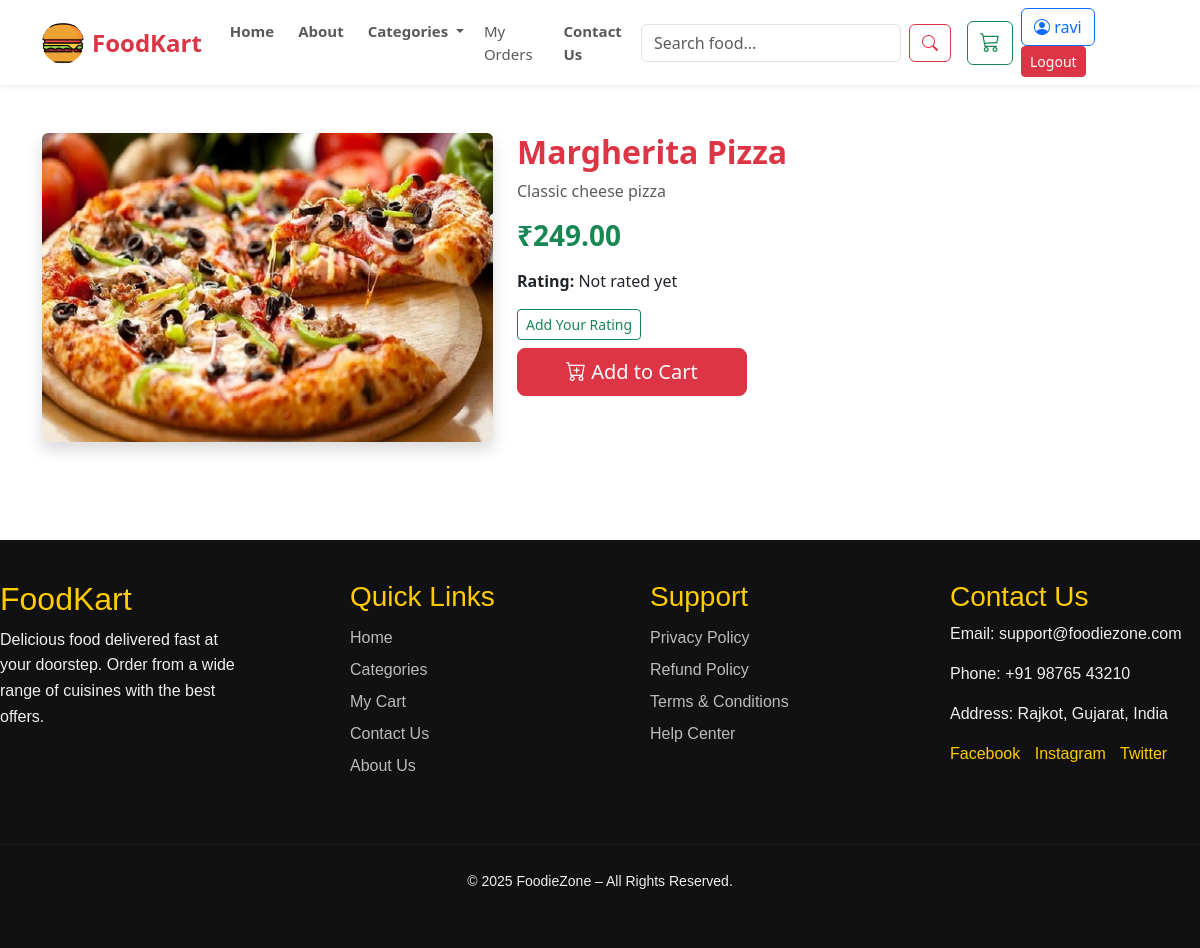
The page /public/food.php?id=1 (signed in) on the database its author committed.
### tables this page shows
CREATE TABLE `food_items` (
  `id` int(11) NOT NULL,
  `category_id` int(11) DEFAULT NULL,
  `name` varchar(100) DEFAULT NULL,
  `description` text DEFAULT NULL,
  `price` decimal(10,2) DEFAULT NULL,
  `image` varchar(255) DEFAULT NULL,
  `available` tinyint(1) DEFAULT 1
);

### public/food.php (the view, shortened to what this page needs)
<?php
include('layout.php');
$food_id = intval($_GET['id']);
$food = $conn->query("SELECT * FROM food_items WHERE id=$food_id")->fetch_assoc();
?>
<div class="row py-4">
    <div class="col-md-5">
        <img src="/food_order_system/uploads/<?php echo $food['image']; ?>"
            class="img-fluid rounded shadow">
    </div>
    <div class="col-md-7">
        <h2 class="fw-bold text-danger"><?php echo $food['name']; ?></h2>
        <p class="text-muted mt-2"><?php echo $food['description']; ?></p>
        <?php
        $price = floatval($food['price']);
        $discounted_price = $price;
        $rating_q = $conn->query("SELECT AVG(rating) AS avg_rating, COUNT(*) AS cnt FROM ratings WHERE food_id=$food_id");
        $rating_data = $rating_q ? $rating_q->fetch_assoc() : ['avg_rating' => 0, 'cnt' => 0];
        $avg_rating = round(floatval($rating_data['avg_rating']), 1);
        $rating_count = intval($rating_data['cnt']);
        $user_rating = null;
        ?>
        <h3 class="text-success fw-bold my-3">
            <?php if ($discounted_price < $price): ?>
                <span class="text-decoration-line-through text-muted">₹<?php echo number_format($price, 2); ?></span>
                <span class="ms-2">₹<?php echo number_format($discounted_price, 2); ?></span>
                <small class="badge bg-danger ms-2"><?php echo htmlspecialchars($food['discount_percent']); ?>% OFF</small>
            <?php else: ?>
                ₹<?php echo number_format($price, 2); ?>
            <?php endif; ?>
        </h3>
        <p>
            <strong>Rating:</strong>
            <?php if ($rating_count > 0): ?>
                <?php echo $avg_rating; ?> / 5 (<?php echo $rating_count; ?> reviews)
            <?php else: ?>
                Not rated yet
            <?php endif; ?>
        </p>
        <?php if (isset($_SESSION['user_id'])): ?>
            <?php if ($user_rating): ?>
                <div class="card mb-3">
                    <div class="card-body">
                        <h6 class="card-title">Your Rating: <?php echo intval($user_rating['rating']); ?> / 5</h6>
                        <?php if (!empty($user_rating['review'])): ?>
                            <p class="card-text small text-muted"><?php echo nl2br(htmlspecialchars($user_rating['review'])); ?></p>
                        <?php endif; ?>
                        <a href="rate.php?id=<?php echo $food['id']; ?>" class="btn btn-sm btn-outline-primary">Edit Your Rating</a>
                    </div>
                </div>
            <?php else: ?>
                <div class="mb-2"><a href="rate.php?id=<?php echo $food['id']; ?>" class="btn btn-sm btn-outline-success">Add Your Rating</a></div>
            <?php endif; ?>
            <a href="cart.php?action=add&id=<?php echo $food['id']; ?>"
                class="btn btn-danger btn-lg px-5">
                <i class="bi bi-cart-plus"></i> Add to Cart
            </a>
        <?php endif; ?>
    </div>
</div>

### public/layout.php (style rules this page uses)
html, body { height: 100%; }
body { display: flex; flex-direction: column; }

### rows shown on the page
food_items: image (picture), name "Margherita Pizza", description "Classic cheese pizza", price "249.00"

### other values the page prints
$_SESSION['user_name'] "ravi"
